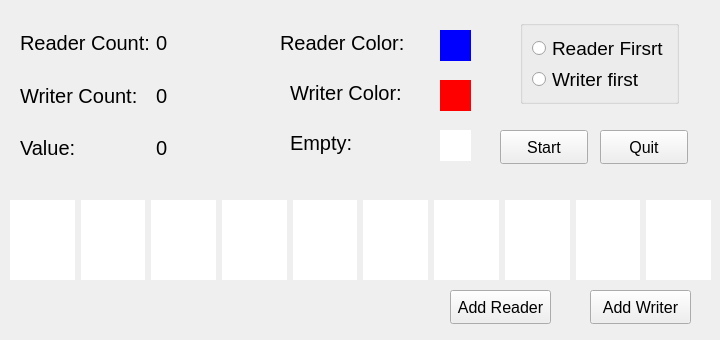
<?xml version="1.0" encoding="UTF-8"?>
<ui version="4.0">
 <class>Widget</class>
 <widget class="QWidget" name="Widget">
  <property name="geometry">
   <rect>
    <x>0</x>
    <y>0</y>
    <width>720</width>
    <height>340</height>
   </rect>
  </property>
  <property name="windowTitle">
   <string>Widget</string>
  </property>
  <widget class="QGroupBox" name="groupBox">
   <property name="geometry">
    <rect>
     <x>520</x>
     <y>20</y>
     <width>159</width>
     <height>84</height>
    </rect>
   </property>
   <property name="font">
    <font>
     <pointsize>10</pointsize>
    </font>
   </property>
   <property name="title">
    <string/>
   </property>
   <layout class="QVBoxLayout" name="verticalLayout">
    <item>
     <widget class="QRadioButton" name="radioButton">
      <property name="font">
       <font>
        <pointsize>14</pointsize>
       </font>
      </property>
      <property name="text">
       <string>Reader Firsrt</string>
      </property>
     </widget>
    </item>
    <item>
     <widget class="QRadioButton" name="radioButton_2">
      <property name="font">
       <font>
        <pointsize>14</pointsize>
       </font>
      </property>
      <property name="text">
       <string>Writer first</string>
      </property>
     </widget>
    </item>
   </layout>
  </widget>
  <widget class="QWidget" name="horizontalLayoutWidget">
   <property name="geometry">
    <rect>
     <x>10</x>
     <y>200</y>
     <width>701</width>
     <height>80</height>
    </rect>
   </property>
   <layout class="QHBoxLayout" name="labList">
    <item>
     <widget class="QLabel" name="lab0">
      <property name="styleSheet">
       <string notr="true">background: white</string>
      </property>
      <property name="text">
       <string/>
      </property>
     </widget>
    </item>
    <item>
     <widget class="QLabel" name="lab1">
      <property name="styleSheet">
       <string notr="true">background: white</string>
      </property>
      <property name="text">
       <string/>
      </property>
     </widget>
    </item>
    <item>
     <widget class="QLabel" name="lab2">
      <property name="styleSheet">
       <string notr="true">background: white</string>
      </property>
      <property name="text">
       <string/>
      </property>
     </widget>
    </item>
    <item>
     <widget class="QLabel" name="lab3">
      <property name="styleSheet">
       <string notr="true">background: white</string>
      </property>
      <property name="text">
       <string/>
      </property>
     </widget>
    </item>
    <item>
     <widget class="QLabel" name="lab4">
      <property name="styleSheet">
       <string notr="true">background: white</string>
      </property>
      <property name="text">
       <string/>
      </property>
     </widget>
    </item>
    <item>
     <widget class="QLabel" name="lab5">
      <property name="styleSheet">
       <string notr="true">background: white</string>
      </property>
      <property name="text">
       <string/>
      </property>
     </widget>
    </item>
    <item>
     <widget class="QLabel" name="lab6">
      <property name="styleSheet">
       <string notr="true">background: white</string>
      </property>
      <property name="text">
       <string/>
      </property>
     </widget>
    </item>
    <item>
     <widget class="QLabel" name="lab7">
      <property name="styleSheet">
       <string notr="true">background: white</string>
      </property>
      <property name="text">
       <string/>
      </property>
     </widget>
    </item>
    <item>
     <widget class="QLabel" name="lab8">
      <property name="styleSheet">
       <string notr="true">background: white</string>
      </property>
      <property name="text">
       <string/>
      </property>
     </widget>
    </item>
    <item>
     <widget class="QLabel" name="lab9">
      <property name="styleSheet">
       <string notr="true">background: white</string>
      </property>
      <property name="text">
       <string/>
      </property>
     </widget>
    </item>
   </layout>
  </widget>
  <widget class="QWidget" name="gridLayoutWidget">
   <property name="geometry">
    <rect>
     <x>20</x>
     <y>20</y>
     <width>231</width>
     <height>151</height>
    </rect>
   </property>
   <layout class="QGridLayout" name="gridLayout">
    <item row="0" column="0">
     <widget class="QLabel" name="label_11">
      <property name="font">
       <font>
        <pointsize>15</pointsize>
       </font>
      </property>
      <property name="text">
       <string>Reader Count:</string>
      </property>
     </widget>
    </item>
    <item row="1" column="0">
     <widget class="QLabel" name="label_12">
      <property name="font">
       <font>
        <pointsize>15</pointsize>
       </font>
      </property>
      <property name="text">
       <string>Writer Count:</string>
      </property>
     </widget>
    </item>
    <item row="0" column="1">
     <widget class="QLabel" name="labReaderCount">
      <property name="font">
       <font>
        <pointsize>15</pointsize>
       </font>
      </property>
      <property name="text">
       <string>0</string>
      </property>
     </widget>
    </item>
    <item row="1" column="1">
     <widget class="QLabel" name="labWriterCount">
      <property name="font">
       <font>
        <pointsize>15</pointsize>
       </font>
      </property>
      <property name="text">
       <string>0</string>
      </property>
     </widget>
    </item>
    <item row="2" column="0">
     <widget class="QLabel" name="label_13">
      <property name="font">
       <font>
        <pointsize>15</pointsize>
       </font>
      </property>
      <property name="text">
       <string>Value:</string>
      </property>
     </widget>
    </item>
    <item row="2" column="1">
     <widget class="QLabel" name="labVal">
      <property name="font">
       <font>
        <pointsize>15</pointsize>
       </font>
      </property>
      <property name="text">
       <string>0</string>
      </property>
     </widget>
    </item>
   </layout>
  </widget>
  <widget class="QLabel" name="label_17">
   <property name="geometry">
    <rect>
     <x>280</x>
     <y>20</y>
     <width>134</width>
     <height>46</height>
    </rect>
   </property>
   <property name="font">
    <font>
     <pointsize>15</pointsize>
    </font>
   </property>
   <property name="text">
    <string>Reader Color:</string>
   </property>
  </widget>
  <widget class="QLabel" name="label_18">
   <property name="geometry">
    <rect>
     <x>290</x>
     <y>70</y>
     <width>134</width>
     <height>46</height>
    </rect>
   </property>
   <property name="font">
    <font>
     <pointsize>15</pointsize>
    </font>
   </property>
   <property name="text">
    <string>Writer Color:</string>
   </property>
  </widget>
  <widget class="QLabel" name="label_19">
   <property name="geometry">
    <rect>
     <x>440</x>
     <y>80</y>
     <width>31</width>
     <height>31</height>
    </rect>
   </property>
   <property name="styleSheet">
    <string notr="true">background: red</string>
   </property>
   <property name="text">
    <string/>
   </property>
  </widget>
  <widget class="QLabel" name="label_20">
   <property name="geometry">
    <rect>
     <x>440</x>
     <y>30</y>
     <width>31</width>
     <height>31</height>
    </rect>
   </property>
   <property name="styleSheet">
    <string notr="true">background: blue</string>
   </property>
   <property name="text">
    <string/>
   </property>
  </widget>
  <widget class="QPushButton" name="btnStart">
   <property name="geometry">
    <rect>
     <x>500</x>
     <y>130</y>
     <width>88</width>
     <height>34</height>
    </rect>
   </property>
   <property name="font">
    <font>
     <pointsize>12</pointsize>
    </font>
   </property>
   <property name="text">
    <string>Start</string>
   </property>
  </widget>
  <widget class="QPushButton" name="btnQuit">
   <property name="geometry">
    <rect>
     <x>600</x>
     <y>130</y>
     <width>88</width>
     <height>34</height>
    </rect>
   </property>
   <property name="font">
    <font>
     <pointsize>12</pointsize>
    </font>
   </property>
   <property name="text">
    <string>Quit</string>
   </property>
  </widget>
  <widget class="QPushButton" name="btnAddReader">
   <property name="geometry">
    <rect>
     <x>450</x>
     <y>290</y>
     <width>101</width>
     <height>34</height>
    </rect>
   </property>
   <property name="font">
    <font>
     <pointsize>12</pointsize>
    </font>
   </property>
   <property name="text">
    <string>Add Reader</string>
   </property>
  </widget>
  <widget class="QPushButton" name="btnAddWriter">
   <property name="geometry">
    <rect>
     <x>590</x>
     <y>290</y>
     <width>101</width>
     <height>34</height>
    </rect>
   </property>
   <property name="font">
    <font>
     <pointsize>12</pointsize>
    </font>
   </property>
   <property name="text">
    <string>Add Writer</string>
   </property>
  </widget>
  <widget class="QLabel" name="label_21">
   <property name="geometry">
    <rect>
     <x>290</x>
     <y>120</y>
     <width>134</width>
     <height>46</height>
    </rect>
   </property>
   <property name="font">
    <font>
     <pointsize>15</pointsize>
    </font>
   </property>
   <property name="text">
    <string>Empty:</string>
   </property>
  </widget>
  <widget class="QLabel" name="label_22">
   <property name="geometry">
    <rect>
     <x>440</x>
     <y>130</y>
     <width>31</width>
     <height>31</height>
    </rect>
   </property>
   <property name="styleSheet">
    <string notr="true">background: white</string>
   </property>
   <property name="text">
    <string/>
   </property>
  </widget>
 </widget>
 <resources/>
 <connections/>
</ui>
